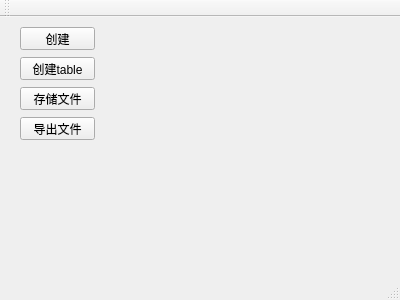
<?xml version="1.0" encoding="UTF-8"?>
<ui version="4.0">
 <class>MainWindow</class>
 <widget class="QMainWindow" name="MainWindow">
  <property name="geometry">
   <rect>
    <x>0</x>
    <y>0</y>
    <width>400</width>
    <height>300</height>
   </rect>
  </property>
  <property name="windowTitle">
   <string>MainWindow</string>
  </property>
  <widget class="QWidget" name="centralWidget">
   <widget class="QPushButton" name="btnCreate">
    <property name="geometry">
     <rect>
      <x>20</x>
      <y>10</y>
      <width>75</width>
      <height>23</height>
     </rect>
    </property>
    <property name="text">
     <string>创建</string>
    </property>
   </widget>
   <widget class="QPushButton" name="pushButton">
    <property name="geometry">
     <rect>
      <x>20</x>
      <y>40</y>
      <width>75</width>
      <height>23</height>
     </rect>
    </property>
    <property name="text">
     <string>创建table</string>
    </property>
   </widget>
   <widget class="QPushButton" name="btnStore">
    <property name="geometry">
     <rect>
      <x>20</x>
      <y>70</y>
      <width>75</width>
      <height>23</height>
     </rect>
    </property>
    <property name="text">
     <string>存储文件</string>
    </property>
   </widget>
   <widget class="QPushButton" name="btnExport">
    <property name="geometry">
     <rect>
      <x>20</x>
      <y>100</y>
      <width>75</width>
      <height>23</height>
     </rect>
    </property>
    <property name="text">
     <string>导出文件</string>
    </property>
   </widget>
  </widget>
  <widget class="QMenuBar" name="menuBar">
   <property name="geometry">
    <rect>
     <x>0</x>
     <y>0</y>
     <width>400</width>
     <height>23</height>
    </rect>
   </property>
  </widget>
  <widget class="QToolBar" name="mainToolBar">
   <attribute name="toolBarArea">
    <enum>TopToolBarArea</enum>
   </attribute>
   <attribute name="toolBarBreak">
    <bool>false</bool>
   </attribute>
  </widget>
  <widget class="QStatusBar" name="statusBar"/>
 </widget>
 <layoutdefault spacing="6" margin="11"/>
 <resources/>
 <connections/>
</ui>
